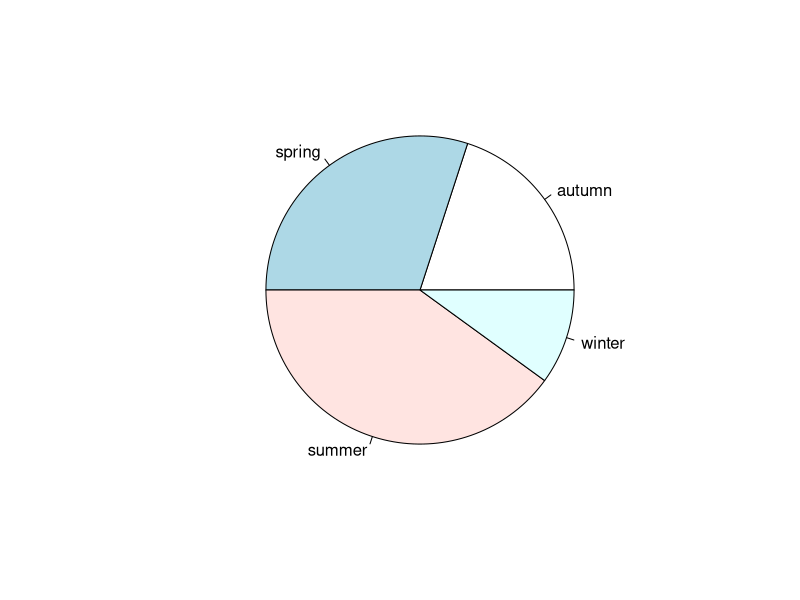
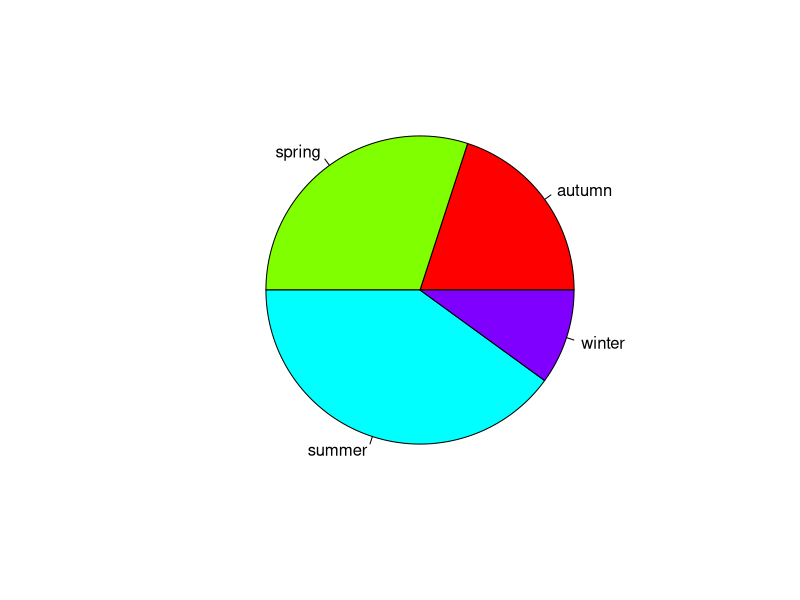

These charts were generated, in order, by the following R code:
#날짜 : 2021/01/20
#이름 : 김은표
#내용 : Ch05.데이터 시각화 - 원형차트 교재 p147

season <- c('winter', 'summer', 'spring', 'summer', 'summer', 
            'autumn', 'autumn', 'summer', 'spring', 'spring')

season

season_table <- table(season)
season_table

pie(season_table)
pie(season_table, col = rainbow(4))

#교재 p148 실습 - 분기별 매출현황을 파이 차트로 시각화하기